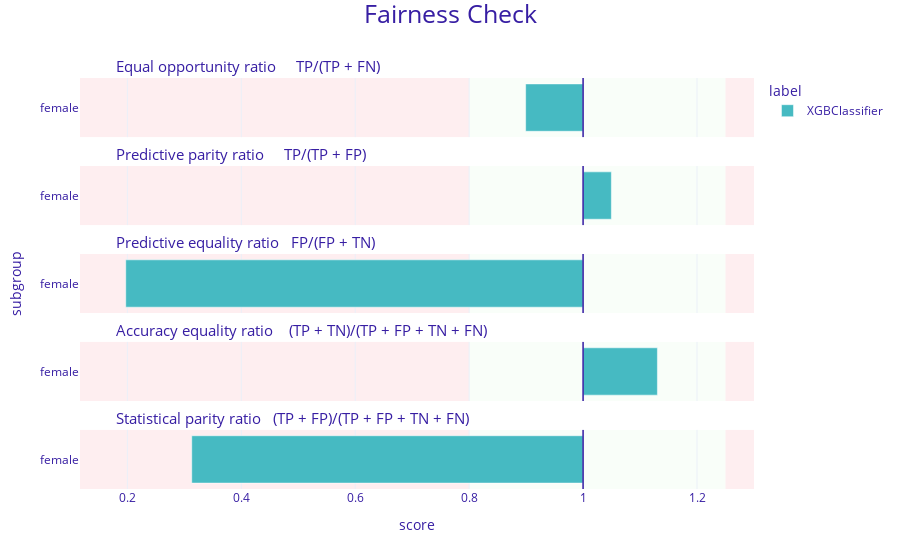

The notebook cell saved with this chart:
### Code cell
fobject.plot()

### Figure 1 — Plotly figure (JSON) as saved in the notebook; plotly's stock layout.template omitted (floating-point values rounded to 4 significant figures)
{"data": [{"alignmentgroup": "True", "customdata": [["female", 0.899, "XGBClassifier"]], "hovertemplate": "<b>%{customdata[2]}</b><br>Subgroup: %{customdata[0]}<br>Score: %{customdata[1]}<br><extra></extra>", "legendgroup": "XGBClassifier", "marker": {"color": "#46bac2", "pattern": {"shape": ""}}, "name": "XGBClassifier", "offsetgroup": "XGBClassifier", "orientation": "h", "showlegend": true, "textposition": "auto", "x": [-0.1008], "xaxis": "x5", "y": [0.5], "yaxis": "y5", "type": "bar"}, {"alignmentgroup": "True", "customdata": [["female", 1.05, "XGBClassifier"]], "hovertemplate": "<b>%{customdata[2]}</b><br>Subgroup: %{customdata[0]}<br>Score: %{customdata[1]}<br><extra></extra>", "legendgroup": "XGBClassifier", "marker": {"color": "#46bac2", "pattern": {"shape": ""}}, "name": "XGBClassifier", "offsetgroup": "XGBClassifier", "orientation": "h", "showlegend": false, "textposition": "auto", "x": [0.04962], "xaxis": "x4", "y": [0.5], "yaxis": "y4", "type": "bar"}, {"alignmentgroup": "True", "customdata": [["female", 0.197, "XGBClassifier"]], "hovertemplate": "<b>%{customdata[2]}</b><br>Subgroup: %{customdata[0]}<br>Score: %{customdata[1]}<br><extra></extra>", "legendgroup": "XGBClassifier", "marker": {"color": "#46bac2", "pattern": {"shape": ""}}, "name": "XGBClassifier", "offsetgroup": "XGBClassifier", "orientation": "h", "showlegend": false, "textposition": "auto", "x": [-0.8028], "xaxis": "x3", "y": [0.5], "yaxis": "y3", "type": "bar"}, {"alignmentgroup": "True", "customdata": [["female", 1.13, "XGBClassifier"]], "hovertemplate": "<b>%{customdata[2]}</b><br>Subgroup: %{customdata[0]}<br>Score: %{customdata[1]}<br><extra></extra>", "legendgroup": "XGBClassifier", "marker": {"color": "#46bac2", "pattern": {"shape": ""}}, "name": "XGBClassifier", "offsetgroup": "XGBClassifier", "orientation": "h", "showlegend": false, "textposition": "auto", "x": [0.1304], "xaxis": "x2", "y": [0.5], "yaxis": "y2", "type": "bar"}, {"alignmentgroup": "True", "customdata": [["female", 0.313, "XGBClassifier"]], "hovertemplate": "<b>%{customdata[2]}</b><br>Subgroup: %{customdata[0]}<br>Score: %{customdata[1]}<br><extra></extra>", "legendgroup": "XGBClassifier", "marker": {"color": "#46bac2", "pattern": {"shape": ""}}, "name": "XGBClassifier", "offsetgroup": "XGBClassifier", "orientation": "h", "showlegend": false, "textposition": "auto", "x": [-0.687], "xaxis": "x", "y": [0.5], "yaxis": "y", "type": "bar"}], "layout": {"xaxis": {"anchor": "y", "domain": [0.0, 1.0], "title": {"text": "score"}, "tickvals": [-1.0, -0.8, -0.6, -0.4, -0.2, 0.0, 0.2, 0.0], "ticktext": [0.0, 0.2, 0.4, 0.6, 0.8, 1.0, 1.2, 1.0], "range": [-0.8831, 0.3]}, "yaxis": {"anchor": "x", "domain": [0.0, 0.144], "title": {"text": ""}, "tickvals": [0.5], "ticktext": ["female"], "range": [0, 1], "showgrid": false, "zeroline": false}, "xaxis2": {"anchor": "y2", "domain": [0.0, 1.0], "matches": "x", "showticklabels": false, "tickvals": [-1.0, -0.8, -0.6, -0.4, -0.2, 0.0, 0.2, 0.0], "ticktext": [0.0, 0.2, 0.4, 0.6, 0.8, 1.0, 1.2, 1.0], "range": [-0.8831, 0.3]}, "yaxis2": {"anchor": "x2", "domain": [0.214, 0.358], "matches": "y", "title": {"text": ""}, "tickvals": [0.5], "ticktext": ["female"], "range": [0, 1], "showgrid": false, "zeroline": false}, "xaxis3": {"anchor": "y3", "domain": [0.0, 1.0], "matches": "x", "showticklabels": false, "tickvals": [-1.0, -0.8, -0.6, -0.4, -0.2, 0.0, 0.2, 0.0], "ticktext": [0.0, 0.2, 0.4, 0.6, 0.8, 1.0, 1.2, 1.0], "range": [-0.8831, 0.3]}, "yaxis3": {"anchor": "x3", "domain": [0.428, 0.572], "matches": "y", "title": {"text": "subgroup"}, "tickvals": [0.5], "ticktext": ["female"], "range": [0, 1], "showgrid": false, "zeroline": false}, "xaxis4": {"anchor": "y4", "domain": [0.0, 1.0], "matches": "x", "showticklabels": false, "tickvals": [-1.0, -0.8, -0.6, -0.4, -0.2, 0.0, 0.2, 0.0], "ticktext": [0.0, 0.2, 0.4, 0.6, 0.8, 1.0, 1.2, 1.0], "range": [-0.8831, 0.3]}, "yaxis4": {"anchor": "x4", "domain": [0.642, 0.786], "matches": "y", "title": {"text": ""}, "tickvals": [0.5], "ticktext": ["female"], "range": [0, 1], "showgrid": false, "zeroline": false}, "xaxis5": {"anchor": "y5", "domain": [0.0, 1.0], "matches": "x", "showticklabels": false, "tickvals": [-1.0, -0.8, -0.6, -0.4, -0.2, 0.0, 0.2, 0.0], "ticktext": [0.0, 0.2, 0.4, 0.6, 0.8, 1.0, 1.2, 1.0], "range": [-0.8831, 0.3]}, "yaxis5": {"anchor": "x5", "domain": [0.856, 1.0], "matches": "y", "title": {"text": ""}, "tickvals": [0.5], "ticktext": ["female"], "range": [0, 1], "showgrid": false, "zeroline": false}, "annotations": [{"font": {"size": 15}, "showarrow": false, "text": "Statistical parity ratio   (TP + FP)/(TP + FP + TN + FN)", "x": 0.05, "xanchor": "left", "xref": "paper", "y": 0.144, "yanchor": "bottom", "yref": "paper"}, {"font": {"size": 15}, "showarrow": false, "text": "Accuracy equality ratio    (TP + TN)/(TP + FP + TN + FN)", "x": 0.05, "xanchor": "left", "xref": "paper", "y": 0.358, "yanchor": "bottom", "yref": "paper"}, {"font": {"size": 15}, "showarrow": false, "text": "Predictive equality ratio   FP/(FP + TN)", "x": 0.05, "xanchor": "left", "xref": "paper", "y": 0.572, "yanchor": "bottom", "yref": "paper"}, {"font": {"size": 15}, "showarrow": false, "text": "Predictive parity ratio     TP/(TP + FP)", "x": 0.05, "xanchor": "left", "xref": "paper", "y": 0.786, "yanchor": "bottom", "yref": "paper"}, {"font": {"size": 15}, "showarrow": false, "text": "Equal opportunity ratio     TP/(TP + FN)", "x": 0.05, "xanchor": "left", "xref": "paper", "y": 1.0, "yanchor": "bottom", "yref": "paper"}], "legend": {"title": {"text": "label"}, "tracegroupgap": 0}, "margin": {"t": 78, "b": 71, "r": 30}, "barmode": "group", "shapes": [{"fillcolor": "#f05a71", "layer": "below", "line": {"width": 0}, "opacity": 0.1, "type": "rect", "x0": 0.25, "x1": 0.3, "xref": "x", "y0": 0, "y1": 1, "yref": "y"}, {"fillcolor": "#f05a71", "layer": "below", "line": {"width": 0}, "opacity": 0.1, "type": "rect", "x0": -0.8831, "x1": -0.2, "xref": "x", "y0": 0, "y1": 1, "yref": "y"}, {"fillcolor": "#c7f5bf", "layer": "below", "line": {"width": 0}, "opacity": 0.1, "type": "rect", "x0": -0.2, "x1": 0.25, "xref": "x", "y0": 0, "y1": 1, "yref": "y"}, {"line": {"color": "#371ea3", "width": 1.5}, "type": "line", "x0": 0, "x1": 0, "xref": "x", "y0": 0, "y1": 1, "yref": "y"}, {"fillcolor": "#f05a71", "layer": "below", "line": {"width": 0}, "opacity": 0.1, "type": "rect", "x0": 0.25, "x1": 0.3, "xref": "x", "y0": 0, "y1": 1, "yref": "y2"}, {"fillcolor": "#f05a71", "layer": "below", "line": {"width": 0}, "opacity": 0.1, "type": "rect", "x0": -0.8831, "x1": -0.2, "xref": "x", "y0": 0, "y1": 1, "yref": "y2"}, {"fillcolor": "#c7f5bf", "layer": "below", "line": {"width": 0}, "opacity": 0.1, "type": "rect", "x0": -0.2, "x1": 0.25, "xref": "x", "y0": 0, "y1": 1, "yref": "y2"}, {"line": {"color": "#371ea3", "width": 1.5}, "type": "line", "x0": 0, "x1": 0, "xref": "x", "y0": 0, "y1": 1, "yref": "y2"}, {"fillcolor": "#f05a71", "layer": "below", "line": {"width": 0}, "opacity": 0.1, "type": "rect", "x0": 0.25, "x1": 0.3, "xref": "x", "y0": 0, "y1": 1, "yref": "y3"}, {"fillcolor": "#f05a71", "layer": "below", "line": {"width": 0}, "opacity": 0.1, "type": "rect", "x0": -0.8831, "x1": -0.2, "xref": "x", "y0": 0, "y1": 1, "yref": "y3"}, {"fillcolor": "#c7f5bf", "layer": "below", "line": {"width": 0}, "opacity": 0.1, "type": "rect", "x0": -0.2, "x1": 0.25, "xref": "x", "y0": 0, "y1": 1, "yref": "y3"}, {"line": {"color": "#371ea3", "width": 1.5}, "type": "line", "x0": 0, "x1": 0, "xref": "x", "y0": 0, "y1": 1, "yref": "y3"}, {"fillcolor": "#f05a71", "layer": "below", "line": {"width": 0}, "opacity": 0.1, "type": "rect", "x0": 0.25, "x1": 0.3, "xref": "x", "y0": 0, "y1": 1, "yref": "y4"}, {"fillcolor": "#f05a71", "layer": "below", "line": {"width": 0}, "opacity": 0.1, "type": "rect", "x0": -0.8831, "x1": -0.2, "xref": "x", "y0": 0, "y1": 1, "yref": "y4"}, {"fillcolor": "#c7f5bf", "layer": "below", "line": {"width": 0}, "opacity": 0.1, "type": "rect", "x0": -0.2, "x1": 0.25, "xref": "x", "y0": 0, "y1": 1, "yref": "y4"}, {"line": {"color": "#371ea3", "width": 1.5}, "type": "line", "x0": 0, "x1": 0, "xref": "x", "y0": 0, "y1": 1, "yref": "y4"}, {"fillcolor": "#f05a71", "layer": "below", "line": {"width": 0}, "opacity": 0.1, "type": "rect", "x0": 0.25, "x1": 0.3, "y0": 0, "y1": 1, "yref": "y5", "xref": "x"}, {"fillcolor": "#f05a71", "layer": "below", "line": {"width": 0}, "opacity": 0.1, "type": "rect", "x0": -0.8831, "x1": -0.2, "y0": 0, "y1": 1, "yref": "y5", "xref": "x"}, {"fillcolor": "#c7f5bf", "layer": "below", "line": {"width": 0}, "opacity": 0.1, "type": "rect", "x0": -0.2, "x1": 0.25, "y0": 0, "y1": 1, "yref": "y5", "xref": "x"}, {"line": {"color": "#371ea3", "width": 1.5}, "type": "line", "x0": 0, "x1": 0, "xref": "x", "y0": 0, "y1": 1, "yref": "y5"}], "title": {"font": {"size": 25}, "text": "Fairness Check", "x": 0.5, "y": 0.99}, "font": {"color": "#371ea3"}}}
